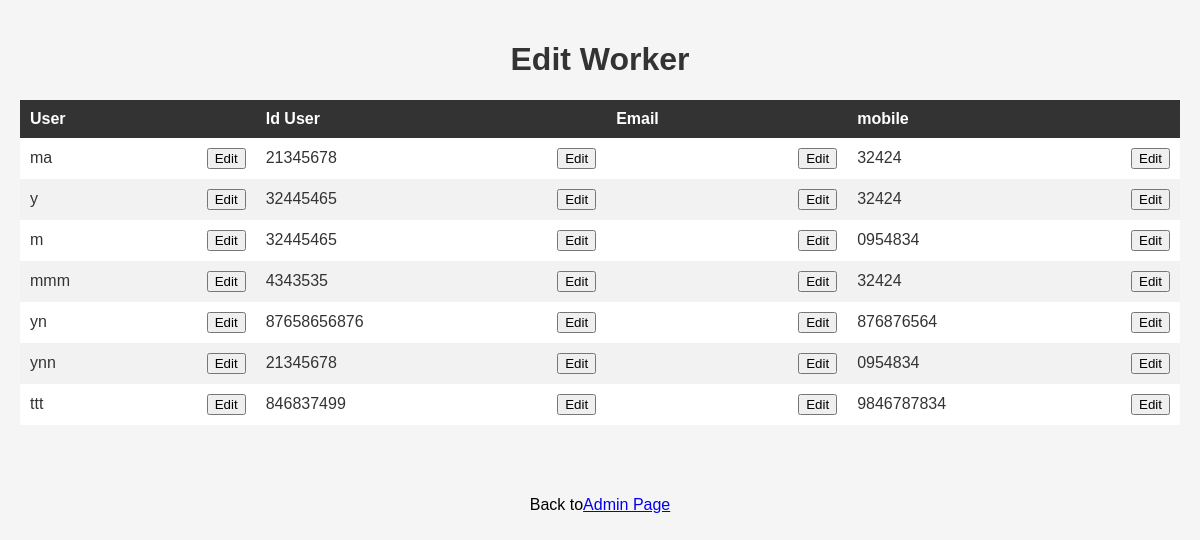
The app's page /EditWorker, older data.
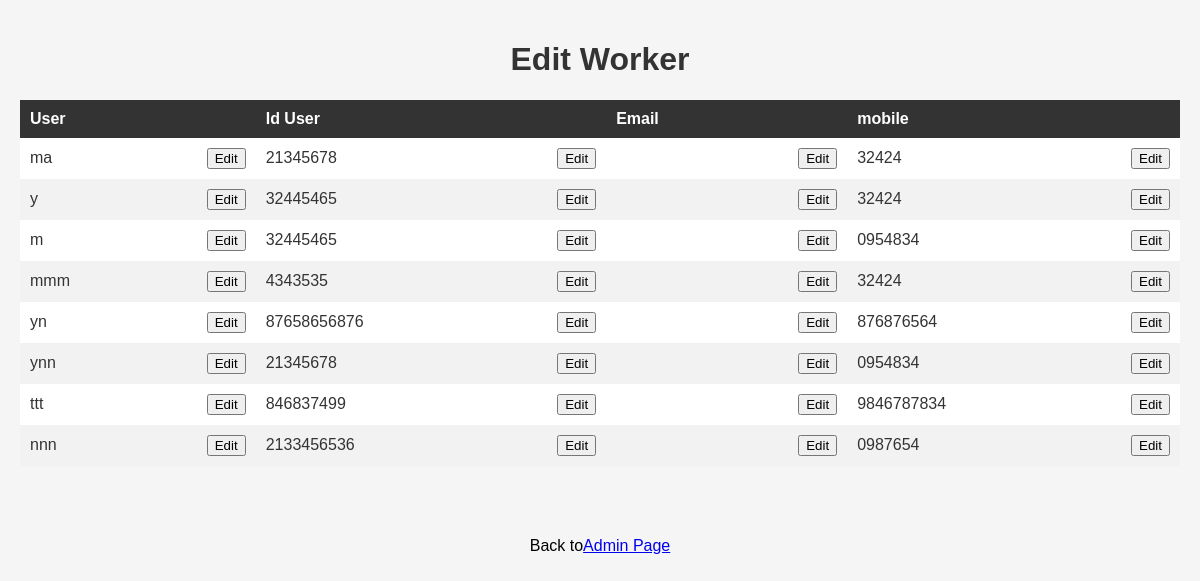
The same page, newer data.
### Boards/models.py (models this page shows, shortened)
class Worker(models.Model):
    user = models.OneToOneField(User, on_delete=models.CASCADE)
    id_user = models.IntegerField()
    profile_pic = models.ImageField(
        upload_to='profile_pic/CustomerProfilePic/', null=True, blank=True)
    mobile = models.CharField(max_length=20, null=False)
    email = models.EmailField(null=False, default="")

### Boards/views.py (the view)
# urls.py: path('EditWorker', views.EditWorker, name='EditWorker'),
def EditWorker(request):
    context = {}
    if request.method == 'GET':
        result = models.Worker.objects.all()
        context = {"result": result}
    return render(request, 'EditWorker.html', context=context)

### Templates/EditWorker.html (shortened to what this page needs)
<!DOCTYPE html>
<html>
<head>
</head>
<body>
  <h1>Edit Worker</h1>
  <table>
    <thead>
      <tr>
        <th>User</th>
        <th>   </th>
        <th>Id User</th>
        <th>   </th>
        <th>Email</th>
        <th>   </th>
        <th>mobile</th>
        <th>   </th>
      </tr>
    </thead>
    <tbody>
        {% block content %}
        {% for x in result %}
            <tr>
                <td>{{x.user}}</td>
                <td><a href="{% url 'EditWorkerusername' x.user_id  %}"> <button style="float: right">Edit</button></a></td>
                <td>{{x.id_user}}</td>
                <td><a href="{% url 'EditWorkerIDuser' x.user_id  %}"> <button style="float: right">Edit</button></a></td>
                <td>{{x.email}}</td>
                <td><a href="{% url 'EditWorkerEmail' x.user_id  %}"> <button style="float: right">Edit</button></a></td>
                <td>{{x.mobile}}</td>
                <td><a href="{% url 'EditWorkermobile' x.user_id  %}"> <button style="float: right">Edit</button></a></td>
            </tr>
        {% endfor %}
        {% endblock content %}
    </tbody>
  </table>
<div style="display: flex; justify-content: center; align-items: center; height: 20vh;">  Back to  <a href= "/HomePageadmin" > Admin Page </a> </div>
</body>
</html>

Row changes from the older to the newer data that the page shows:
added Worker: user "nnn", id_user "2133456536", mobile "0987654"
